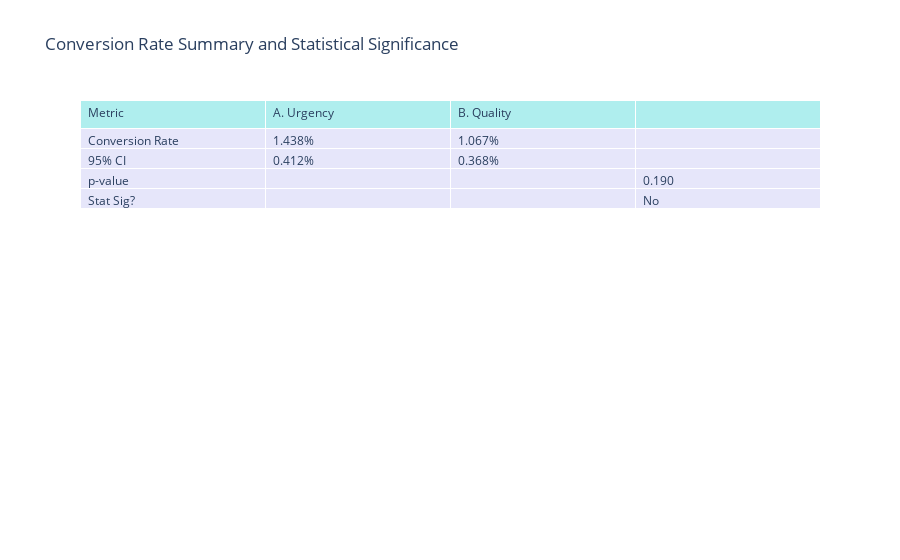

Write notebook code for a chart like this one.
### Code cell
import math
import pandas as pd
from scipy import stats
import plotly.graph_objects as go

# Prepare data for conversion metrics
data = {
    "Email_Version": ["A. Urgency", "B. Quality"],
    "Number_Opened": [3200, 3000],
    "Classes_Purchased": [46, 32]
}
df = pd.DataFrame(data)

# Calculate conversion rates
df["Conversion_Rate"] = df["Classes_Purchased"] / df["Number_Opened"]

# Calculate standard error (SE) and 95% CI
df["SE"] = (df["Conversion_Rate"] * (1 - df["Conversion_Rate"]) / df["Number_Opened"]).apply(math.sqrt)
df["CI"] = 1.96 * df["SE"]

# Statistical test for the difference (using a z-test for proportions)
p1, n1 = df.loc[0, "Conversion_Rate"], df.loc[0, "Number_Opened"]
p2, n2 = df.loc[1, "Conversion_Rate"], df.loc[1, "Number_Opened"]
pooled_rate = (df.loc[0, "Classes_Purchased"] + df.loc[1, "Classes_Purchased"]) / (n1 + n2)
se_diff = math.sqrt(pooled_rate * (1 - pooled_rate) * (1/n1 + 1/n2))
z_score = (p1 - p2) / se_diff
p_value = stats.norm.sf(abs(z_score)) * 2

if p_value < 0.05:
    significance = "Yes"
else:
    significance = "No"

# Create a summary table
fig = go.Figure(data=[go.Table(
    header=dict(values=["Metric", "A. Urgency", "B. Quality"],
                fill_color='paleturquoise',
                align='left'),
    cells=dict(values=[
        ["Conversion Rate", "95% CI", "p-value", "Stat Sig?"],
        [f"{p1:.3%}", f"{df.loc[0, 'CI']:.3%}", "", ""],
        [f"{p2:.3%}", f"{df.loc[1, 'CI']:.3%}", "", ""],
        ["", "", f"{p_value:.3f}", significance]
    ],
    fill_color='lavender',
    align='left'))
])

fig.update_layout(title="Conversion Rate Summary and Statistical Significance")
fig.show()

### Figure 1 — Plotly figure (JSON) as saved in the notebook; plotly's stock layout.template omitted (floating-point values rounded to 4 significant figures)
{"data": [{"cells": {"align": "left", "fill": {"color": "lavender"}, "values": [["Conversion Rate", "95% CI", "p-value", "Stat Sig?"], ["1.438%", "0.412%", "", ""], ["1.067%", "0.368%", "", ""], ["", "", "0.190", "No"]]}, "header": {"align": "left", "fill": {"color": "paleturquoise"}, "values": ["Metric", "A. Urgency", "B. Quality"]}, "type": "table"}], "layout": {"title": {"text": "Conversion Rate Summary and Statistical Significance"}}}
